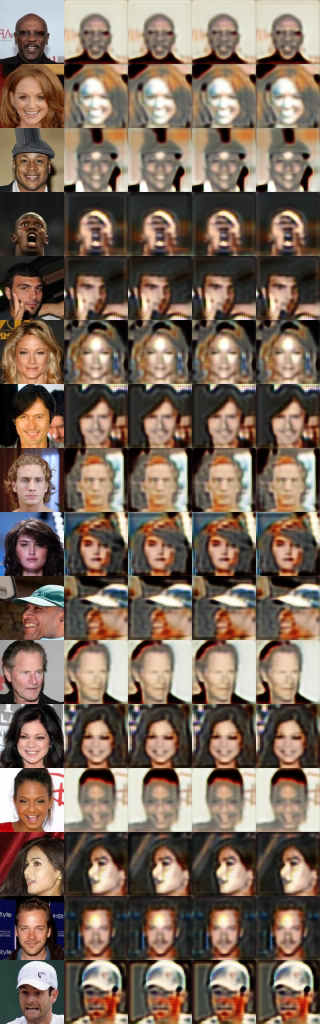
#> input picture 1000-images.jpg, 640 x 2048 px, given in place of the camera (shown at 1/2 size)
$ python face_recognition_code.py
#> lines starting #> are read from the running program, lines starting #| are printed output that depends on the picture; after the words box and inside, x2 and y2 are one past the last pixel; in counts of white or black regions, pixels touching at a corner belong together
import cv2

# Load the cascade xml file
face_cascade = cv2.CascadeClassifier('C:\\Users\\flavi\\anaconda3\\Library\\etc\\haarcascades\\haarcascade_frontalface_default.xml')

# To capture video from webcam.
cap = cv2.VideoCapture(0)
# To use a video file as input
# cap = cv2.VideoCapture('filename.mp4')

while True:
    # Read the frame
    ret, x_real = cap.read()
#> x_real is the input picture: shape (2048, 640, 3); mean B, G, R 90.4, 104.6, 123.3
    if ret == True:
        # Convert to grayscale
        gray = cv2.cvtColor(x_real, cv2.COLOR_BGR2GRAY)
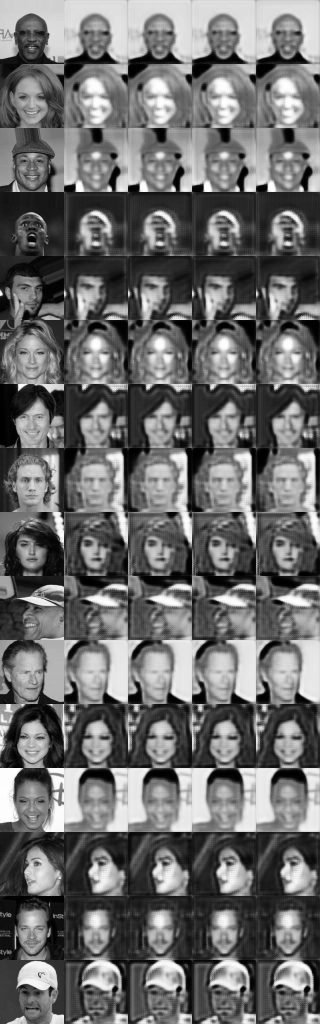
#> gray: shape (2048, 640) (shown at 1/2 size); min 0, max 255, mean 108.6
        # Detect the faces
        faces = face_cascade.detectMultiScale(gray, 1.1, 4)
#> faces = 69 rows, first 6: [285, 43, 67, 67], [33, 555, 63, 63], [539, 805, 76, 76], [157, 1317, 68, 68], [283, 1317, 70, 70], [411, 1316, 70, 70]
        # Draw the rectangle around each face
        face_crop =[]
        #print(len(faces))
        if len(faces)!=0 :
            for (x, y, w, h) in faces:
                #print(x,' ',y,' ',w,' ',h)
                if (x-30>0 and y-40>0) :
                    cv2.rectangle(x_real, (x-30, y-40), (x+w+30, y+w+30), (255, 0, 0), 2)
                    face_crop.append(x_real[y-40:y+w+30,x-30:x+w+30])

                else:
                    face_crop.append(x_real[:,:])
#> this loop made 69 passes
#> (x, y, w, h) on passes 1 to 12: (285, 43, 67, 67), (33, 555, 63, 63), (539, 805, 76, 76), (157, 1317, 68, 68), (283, 1317, 70, 70), (411, 1316, 70, 70), (540, 1317, 68, 68), (32, 43, 64, 64), (158, 42, 68, 68), (540, 42, 68, 68), (26, 678, 76, 76), (28, 806, 75, 75)
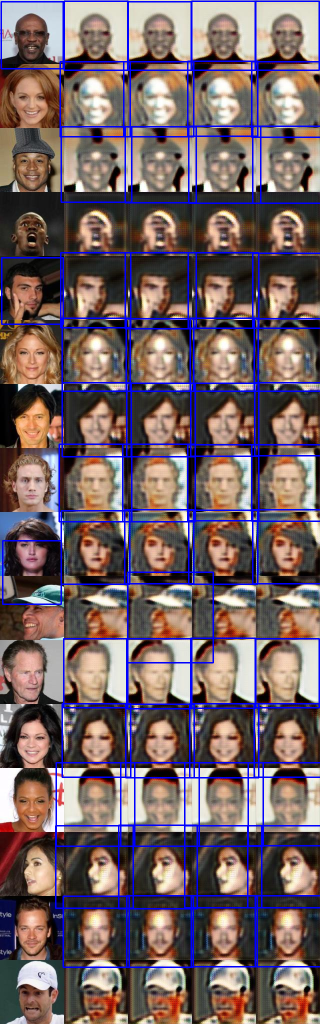
#> x_real: shape (2048, 640, 3) (shown at 1/2 size); 6.44% of pixels changed, all inside (x1, y1, x2, y2) = (1, 1, 640, 1936)
#> after the loop, face_crop = 69 items
        else :
            face_crop.append(x_real[:,:])

        for face  in face_crop:
            dim = (128,128)
            face = cv2.resize(face,dim)
            print(type(face))
            cv2.imshow('img', face)
            cv2.imshow('img2',x_real)
#> this loop made 69 passes
#| <class 'numpy.ndarray'>
#| <class 'numpy.ndarray'>
#| <class 'numpy.ndarray'>
#| <class 'numpy.ndarray'>
#| <class 'numpy.ndarray'>
#| <class 'numpy.ndarray'>
#| <class 'numpy.ndarray'>
#| <class 'numpy.ndarray'>
#> (further printed lines are left out)
#> pass 1, `face = cv2.resize(face,dim)`:
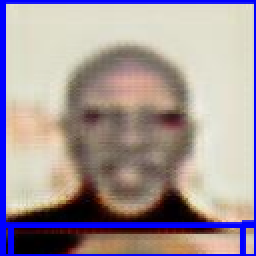
#> face: shape (128, 128, 3) (shown 2 times larger); mean of channels 0, 1, 2 154.1, 150, 163; drawn as B, G, R
#> pass 2, `face = cv2.resize(face,dim)`:
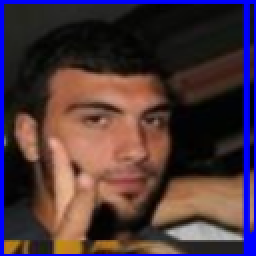
#> face: shape (128, 128, 3) (shown 2 times larger); mean of channels 0, 1, 2 59.3, 52.9, 74.1; drawn as B, G, R
#> pass 3, `face = cv2.resize(face,dim)`:
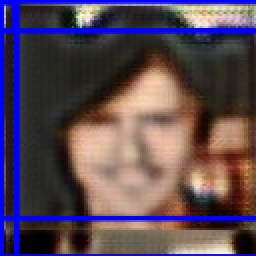
#> face: shape (128, 128, 3) (shown 2 times larger); mean of channels 0, 1, 2 86.4, 72.6, 89.6; drawn as B, G, R
        # Stop if escape key is pressed
        k = cv2.waitKey(30) & 0xff
#> (key Esc is pressed here)
        if k==27:
            break
# Release the VideoCapture object
cap.release()
#Close the video window
cv2.destroyAllWindows()
